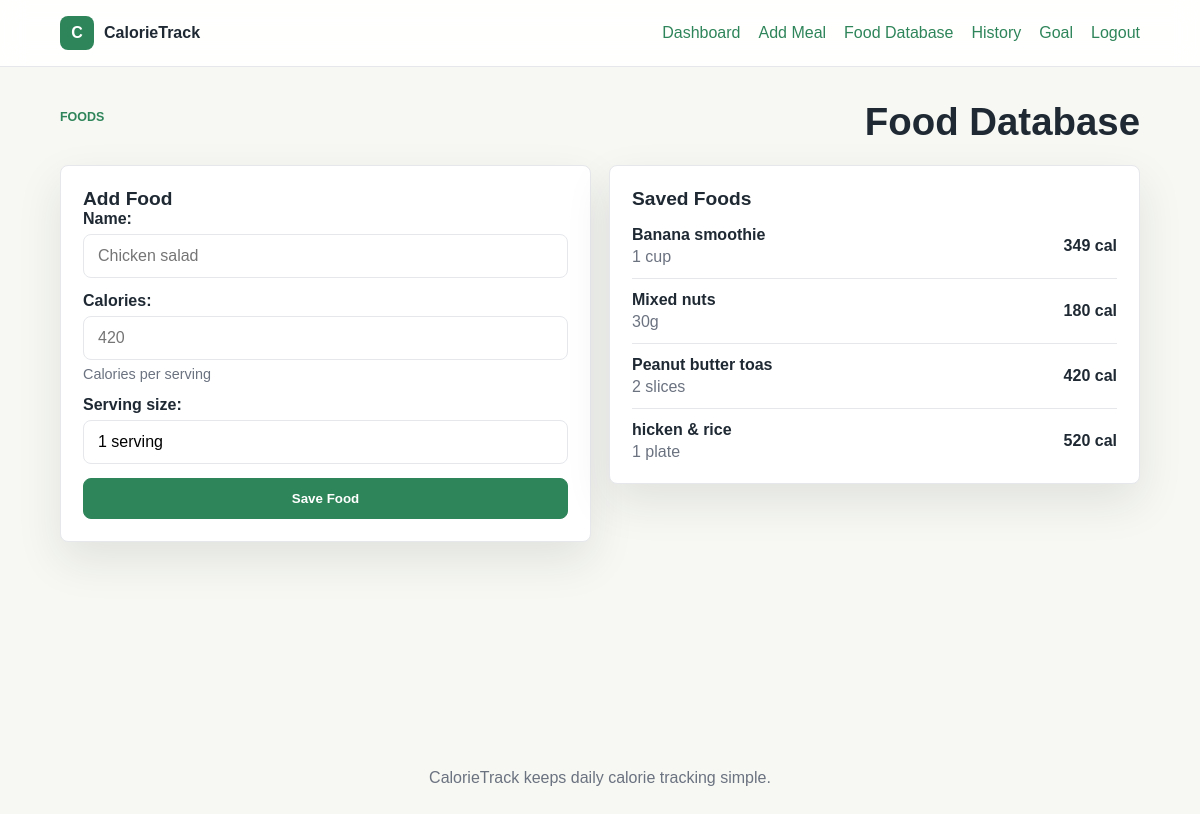
Page /calories/foods/ (signed in) on the committed database.
### apps/calories/models.py (models this page shows, shortened)
class Food(models.Model):
    name = models.CharField(max_length=120)
    calories = models.PositiveIntegerField(help_text='Calories per serving')
    serving_size = models.CharField(max_length=80, default='1 serving')
    created_at = models.DateTimeField(auto_now_add=True)
    class Meta:
        ordering = ['name']

### apps/calories/views.py (the view)
# urls.py: path('foods/', views.food_list, name='food_list'),
@login_required
def food_list(request):
    foods = Food.objects.all()
    form = FoodForm(request.POST or None)
    if request.method == 'POST' and form.is_valid():
        form.save()
        return redirect('calories:food_list')
    return render(request, 'calories/food_list.html', {'foods': foods, 'form': form})

### apps/calories/forms.py
class FoodForm(forms.ModelForm):
    class Meta:
        model = Food
        fields = ['name', 'calories', 'serving_size']
        widgets = {
            'name': forms.TextInput(attrs={'placeholder': 'Chicken salad'}),
            'calories': forms.NumberInput(attrs={'placeholder': '420', 'min': 1}),
            'serving_size': forms.TextInput(attrs={'placeholder': '1 bowl'}),
        }

### templates/calories/food_list.html (shortened to what this page needs)
{% extends 'layouts/base.html' %}
{% block content %}
<section class="section-heading">
    <p class="eyebrow">Foods</p>
    <h1>Food Database</h1>
</section>
<section class="content-grid">
    <article class="panel">
        <h2>Add Food</h2>
        <form method="post" class="form-card">
            {{ form.as_p }}
            <button class="button" type="submit">Save Food</button>
        </form>
    </article>
    <article class="panel">
        <h2>Saved Foods</h2>
        <div class="list">
            {% for food in foods %}
                <div class="list-row">
                    <div>
                        <strong>{{ food.name }}</strong>
                        <span>{{ food.serving_size }}</span>
                    </div>
                    <b>{{ food.calories }} cal</b>
                </div>
            {% empty %}
                <p class="empty-state">No foods saved yet.</p>
            {% endfor %}
        </div>
    </article>
</section>
{% endblock %}

### static/styles/main.css (style rules this page uses)
:root { --bg: #f7f8f3; --surface: #ffffff; --text: #1f2933; --muted: #6b7280; --line: #e5e7eb; --green: #2f855a; --green-dark: #276749; --mint: #e6f4ea; --amber: #f59e0b; --shadow: 0 18px 45px rgba(31, 41, 51, 0.10); }
* { box-sizing: border-box; }
body { margin: 0; background: var(--bg); color: var(--text); font-family: Arial, Helvetica, sans-serif; }
.eyebrow { color: var(--green); font-size: 0.78rem; font-weight: 800; letter-spacing: 0; margin: 0 0 10px; text-transform: uppercase; }
h1, h2 { margin: 0; }
h1 { font-size: clamp(2.2rem, 6vw, 4.8rem); line-height: 1; }
h2 { font-size: 1.2rem; }
.hero-actions, .section-heading { align-items: center; display: flex; flex-wrap: wrap; gap: 14px; }
.section-heading { justify-content: space-between; margin-bottom: 24px; }
.section-heading h1 { font-size: 2.4rem; }
.button { background: var(--green); border: 1px solid var(--green); border-radius: 8px; color: #fff; cursor: pointer; display: inline-flex; font-weight: 700; justify-content: center; padding: 12px 18px; }
.hero-panel, .panel, .auth-card, .stat-card, .metric-card { background: var(--surface); border: 1px solid var(--line); border-radius: 8px; box-shadow: var(--shadow); }
.mini-grid, .stats-grid, .content-grid { display: grid; gap: 18px; }
.content-grid { align-items: start; grid-template-columns: repeat(2, 1fr); }
.metric-card, .stat-card, .panel, .auth-card { padding: 22px; }
.metric-card span, .stat-card span, .metric-card small, .stat-card small, .list-row span, .muted, .empty-state { color: var(--muted); }
.panel-header, .list-row { align-items: center; display: flex; justify-content: space-between; gap: 16px; }
.list { display: grid; gap: 12px; margin-top: 16px; }
.list-row { border-bottom: 1px solid var(--line); padding: 0 0 12px; }
.list-row:last-child { border-bottom: 0; padding-bottom: 0; }
.list-row div { display: grid; gap: 4px; }
.form-card { display: grid; gap: 14px; }
.form-card p { display: grid; gap: 6px; margin: 0; }
label { font-weight: 700; }
input, select { border: 1px solid var(--line); border-radius: 8px; font: inherit; padding: 12px 14px; width: 100%; }
.helptext, .errorlist { color: var(--muted); font-size: 0.9rem; margin: 0; }

### rows in the picture
Food: name "Banana smoothie", serving_size "1 cup", calories "349"
Food: name "Mixed nuts", serving_size "30g", calories "180"
Food: name "Peanut butter toas", serving_size "2 slices", calories "420"
Food: name "hicken & rice", serving_size "1 plate", calories "520"
